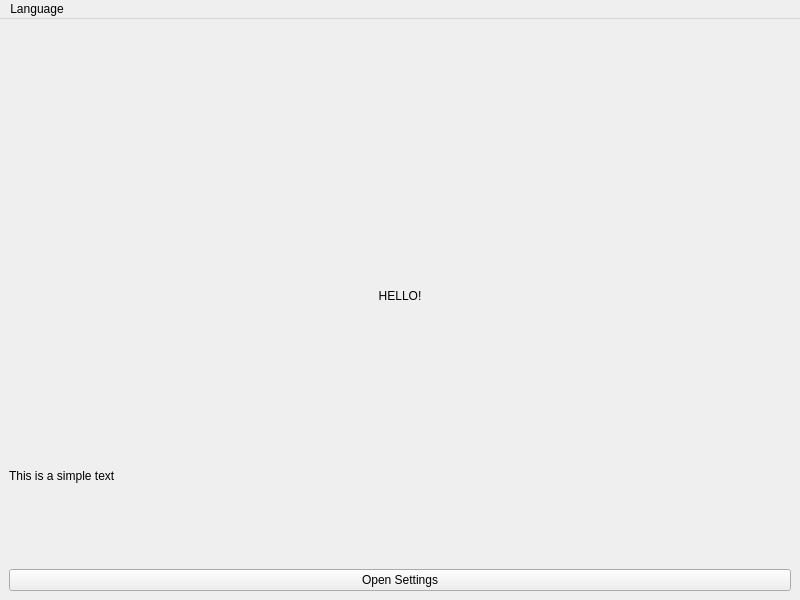
<?xml version="1.0" encoding="UTF-8"?>
<ui version="4.0">
 <class>MainWindow</class>
 <widget class="QMainWindow" name="MainWindow">
  <property name="geometry">
   <rect>
    <x>0</x>
    <y>0</y>
    <width>800</width>
    <height>600</height>
   </rect>
  </property>
  <property name="windowTitle">
   <string>App</string>
  </property>
  <widget class="QWidget" name="centralwidget">
   <layout class="QVBoxLayout" name="verticalLayout">
    <item>
     <widget class="QLabel" name="label_2">
      <property name="text">
       <string/>
      </property>
      <property name="pixmap">
       <pixmap resource="../resources.qrc">:/icons/demo.svg</pixmap>
      </property>
      <property name="alignment">
       <set>Qt::AlignCenter</set>
      </property>
     </widget>
    </item>
    <item>
     <widget class="QLabel" name="lblHello">
      <property name="text">
       <string>HELLO!</string>
      </property>
      <property name="alignment">
       <set>Qt::AlignCenter</set>
      </property>
     </widget>
    </item>
    <item>
     <widget class="QLabel" name="lblSimpleText">
      <property name="text">
       <string>This is a simple text</string>
      </property>
     </widget>
    </item>
    <item>
     <widget class="QPushButton" name="btnOpenSettings">
      <property name="text">
       <string>Open Settings</string>
      </property>
     </widget>
    </item>
   </layout>
  </widget>
  <widget class="QMenuBar" name="menuBar">
   <property name="geometry">
    <rect>
     <x>0</x>
     <y>0</y>
     <width>800</width>
     <height>22</height>
    </rect>
   </property>
   <widget class="QMenu" name="menuLanguage">
    <property name="title">
     <string>Language</string>
    </property>
    <addaction name="actionEnglish"/>
    <addaction name="actionCzech"/>
   </widget>
   <addaction name="menuLanguage"/>
  </widget>
  <action name="actionEnglish">
   <property name="icon">
    <iconset resource="../resources.qrc">
     <normaloff>:/icons/language_en-US.png</normaloff>:/icons/language_en-US.png</iconset>
   </property>
   <property name="text">
    <string>English</string>
   </property>
  </action>
  <action name="actionCzech">
   <property name="icon">
    <iconset resource="../resources.qrc">
     <normaloff>:/icons/language_cs-CZ.png</normaloff>:/icons/language_cs-CZ.png</iconset>
   </property>
   <property name="text">
    <string>Czech</string>
   </property>
  </action>
 </widget>
 <resources>
  <include location="../resources.qrc"/>
 </resources>
 <connections/>
</ui>
